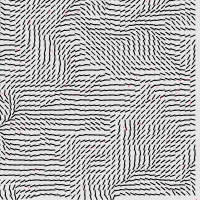
Frame 1 (no input)
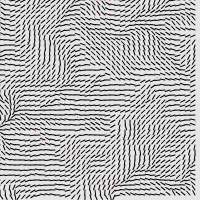
Frame 60 (no input)
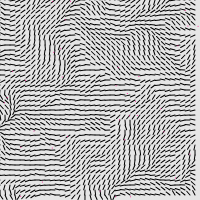
Frame 120 (the mouse pressed at the canvas centre since frame 60)

The p5.js sketch that drew these frames (run headless with seeded random() and noise() and a simulated clock; from frame 60 on, the mouse is pressed at the canvas centre):

// p5.js sketch
// ── sketch.js
function preload(){
  // preload assets
}

var inc = 0.1
var scl = 5;
var cols , rows;
var canvasWidth = 200
var canvasHeight = 200


var particles = [ ]

function Particle () {
  this.pos = createVector ( random( canvasWidth ) , random( canvasHeight) );
  this.vel = p5.Vector.random2D ( );
  this.acc = createVector ( 0 , 0 );

  this.update = function () {
    this.vel.add ( this.acc );
    this.pos.add ( this.vel );
    this.acc.mult ( 0 );
  }

  this.applyForce = function () {
    this.acc.add ( force );
  }

  this.show = function () {
    stroke ( 255 , 20 , 147 );
    point ( this.pos.x , this.pos.y );
  }

}

function setup() {

  var cnv = createCanvas ( canvasWidth , canvasHeight );
  var cnvx = ( windowWidth - canvasWidth ) / 2
  var cnvy = ( windowHeight - canvasHeight ) / 2;
  cnv.position ( cnvx , cnvy );
  

  cols = floor ( width / scl );
  rows = floor ( height / scl );

  particles [ 0 ] = new Particle ( );

  for ( var i = 0 ; i < 100 ; i ++ ) {
    particles [ i ] = new Particle ( );
  }
 
}

function draw() {
  background(230);

  var yoff = 0;
  for ( var y = 0 ; y < rows ; y ++ ) {
    var xoff = 0;
    var zoff = 0;
    for ( var x = 0 ; x < cols ; x ++) {
      var index = ( x + y * width ) * 4;
      var r = noise ( xoff , yoff ) * 255;
      var angle = noise ( xoff , yoff , zoff ) * TWO_PI;
      var v = p5.Vector.fromAngle ( angle );
      xoff += inc;
      stroke ( 0 );
      push ( );
      translate ( x * scl , y * scl );
      rotate ( v.heading ( ) );
      line ( 0 , 0 , scl , 0 );
      pop ( );
    
    }
    yoff += inc;

    zoff += 0.001;
  }

  for ( var i = 0 ; i < particles.length ; i ++ ) {
    particles[ i ].update ( );
    particles[ i ].show ( );
  }

  
}
